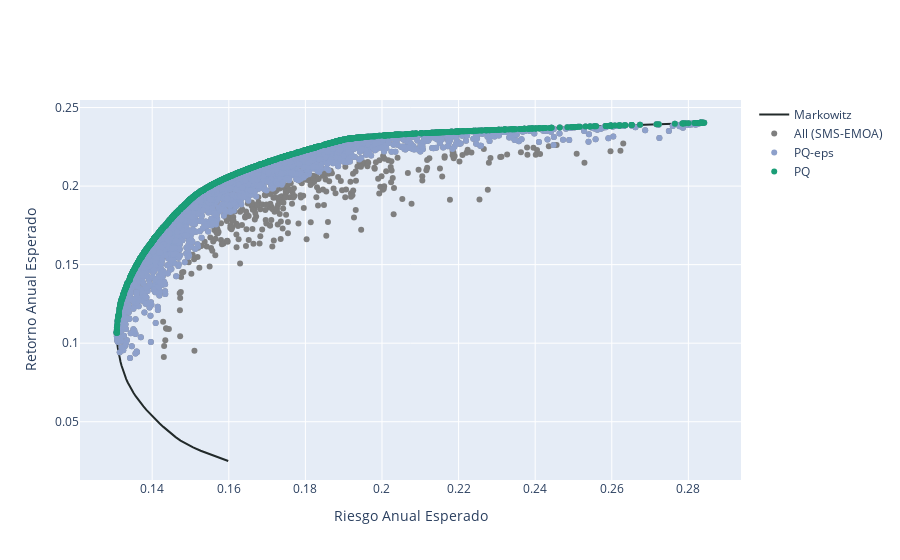

Notebook source saved alongside this figure:
### Code cell
frames = [FA, FA_best_eps, FA_best]
labels = ['All (SMS-EMOA)', 'PQ-eps', 'PQ']
colors = ['#7F7F7F', 'rgb(141,160,203)', 'rgb(27,158, 119)']
fig = my_plotting.plotting_samples_plotly(ef_R, frames, labels, colors)
fig.show()
